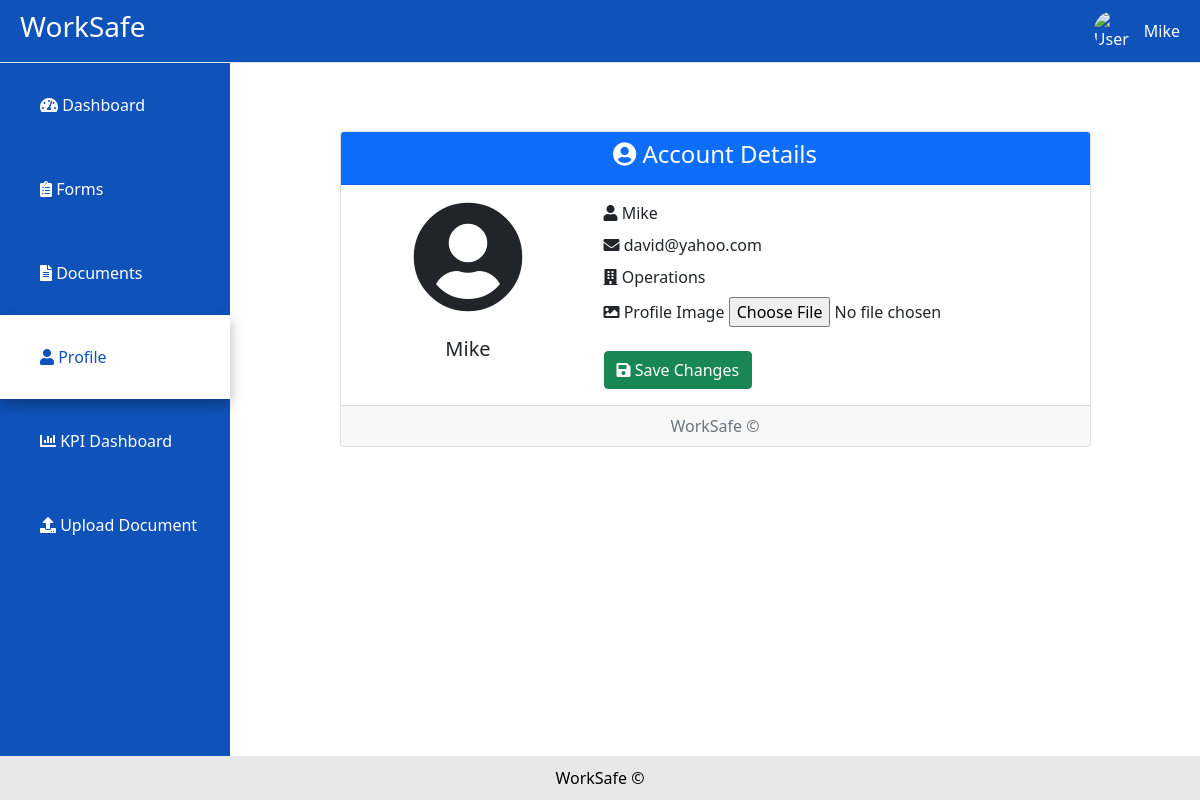
The app's page /users/account/ (signed in) with its own data.
### users/models.py (models this page shows)
class User(AbstractUser):
    DEPARTMENT_CHOICES = [
        ('Operations', 'Operations'),
        ('Finance', 'Finance'),
        ('Stores', 'Stores'),
        ('HSSE', 'HSSE'),
        ('MD', 'MD'),
    ]
    department = models.CharField(max_length=20, choices=DEPARTMENT_CHOICES)
    is_approved = models.BooleanField(default=False)
    is_manager = models.BooleanField(default=False)
    profile_picture = models.ImageField(upload_to='profile_pictures/', null=True, blank=True)

### users/views.py (the view)
# urls.py: path('account/', account, name='account'),
@login_required
def account(request):
    if request.method == 'POST':
        form = ProfilePictureForm(request.POST, request.FILES, instance=request.user)
        if form.is_valid():
            form.save()
            return redirect('account')
    else:
        form = ProfilePictureForm(instance=request.user)
    return render(request, 'users/account.html', {'form': form})

### users/forms.py
class ProfilePictureForm(forms.ModelForm):
    class Meta:
        model = User
        fields = ['profile_picture']

### templates/users/account.html (shortened to what this page needs)
{% extends '../base.html' %}
{% load static %}
{% block content %}
<div class="container mt-5">
    <div class="row justify-content-center">
        <div class="col-md-10">
            <div class="card">
                <div class="card-header bg-primary text-white text-center">
                    <h4><i class="fas fa-user-circle"></i> Account Details</h4>
                </div>
                <div class="card-body">
                    <div class="row">
                        <div class="col-md-4 text-center">
                            {% if user.profile_picture %}
                                <img src="{{ user.profile_picture.url }}" alt="Profile Picture" class="rounded-circle img-thumbnail mb-3" width="150" height="150">
                            {% else %}
                                <i class="fas fa-user-circle fa-7x mb-3"></i>
                            {% endif %}
                            <h5 class="mt-2">{{ user.username }}</h5>
                        </div>
                        <div class="col-md-8">
                            <form method="post" enctype="multipart/form-data">
                                <div class="form-group mb-2">
                                    <label for="id_username"><i class="fas fa-user"></i> {{ user.username }}</label>
                                </div>
                                <div class="form-group mb-2">
                                    <label for="id_email"><i class="fas fa-envelope"></i> {{ user.email }}</label>
                                </div>
                                  <div class="form-group mb-2">
                                    <label for="id_department"><i class="fas fa-building"></i> {{ user.department }}</label>
                                </div>
                                <div class="form-group">
                                    <label for="id_profile_picture"><i class="fas fa-image"></i> Profile Image</label>
                                    {{ form.profile_picture }}
                                </div>
                                <button type="submit" class="btn btn-success btn-block mt-4"><i class="fas fa-save"></i> Save Changes</button>
                            </form>
                        </div>
                    </div>
                </div>
                <div class="card-footer text-muted text-center">
                    WorkSafe © {{ current_year }}
                </div>
            </div>
        </div>
    </div>
</div>
{% endblock %}

### templates/base.html (shortened to what this page needs)
{% load static %}
<!DOCTYPE html>
<html lang="en">
<head>
    <link rel="stylesheet" href="{% static 'css/bootstrap.min.css' %}">
    <link rel="stylesheet" href="https://cdnjs.cloudflare.com/ajax/libs/font-awesome/5.15.3/css/all.min.css">
</head>
<body>
    <div class="header">
        <h3>WorkSafe</h3>
        <div class="user-info">
            <img src="{% if request.user.profile_picture %}{{ request.user.profile_picture.url }}{% else %}{% static 'images/default_avatar.png' %}{% endif %}" alt="User Avatar">
            <span>{{ request.user.username }}</span>
        </div>
    </div>
    <div class="wrapper">
        <div class="sidebar">
            <div class="sidebar">
                <a href="{% url 'dashboard' %}" class="{% if request.resolver_match.url_name == 'dashboard' %}active{% endif %}"><i class="fas fa-tachometer-alt"></i> Dashboard</a>
                <a href="{% url 'form_list' %}" class="{% if request.resolver_match.url_name == 'form_list' %}active{% endif %}"><i class="fas fa-clipboard-list"></i> Forms</a>
                <a href="{% url 'document_categories' %}" class="{% if request.resolver_match.url_name == 'document_categories' %}active{% endif %}"><i class="fas fa-file-alt"></i> Documents</a>
                <a href="{% url 'account' %}" class="{% if request.resolver_match.url_name == 'account' %}active{% endif %}"><i class="fas fa-user"></i> Profile</a>
                <a href="{% url 'kpi_dashboard' %}" class="{% if request.resolver_match.url_name == 'kpi_dashboard' %}active{% endif %}"><i class="fas fa-chart-bar"></i> KPI Dashboard</a>
                <a href="{% url 'upload_document' %}" class="{% if request.resolver_match.url_name == 'upload_document' %}active{% endif %}"><i class="fas fa-upload"></i> Upload Document</a>
            </div>
        </div>
        <div class="content">
            {% block content %}
            {% endblock %}
        </div>
    </div>
    <div class="footer">
        WorkSafe &copy; {{ current_year }}
    </div>
</body>
</html>

### templates/base.html (style rules this page uses)
body { display: flex; min-height: 100vh; flex-direction: column; background-color: #f8f9fa; }
a { width: 100%; }
.wrapper { display: flex; flex: 1; width: 100%; background-color: #FFFFFF; }
.sidebar { width: 230px; background: #0F52BA; color: #fff; }
.sidebar a { color: #fff; width: 230px; text-decoration: none; display: block; padding-left: 40px; padding-top: 30px; padding-bottom: 30px; transition: transform 0.2s, box-shadow 0.2s; }
.sidebar a.active { background: #FFFFFF; color: #0F52BA; box-shadow: 0 6px 12px rgba(0, 0, 0, 0.3); }
.content { flex: 1; padding: 20px; }
.header { background: #0F52BA; color: #fff; padding: 10px 20px; display: flex; justify-content: space-between; align-items: center; border-bottom: 1px solid #dee2e6; box-shadow: 0 4px 6px -4px rgba(0, 0, 0, 0.3); }
.header .user-info { display: flex; align-items: center; position: relative; }
.header .user-info img { border-radius: 50%; width: 40px; height: 40px; object-fit: cover; margin-right: 10px; }
.footer { background: #E8E8E8; color: #000000; text-align: center; padding: 10px 0; margin-top: auto; }

### records on screen
User: user.username "Mike", username "Mike", email "david@yahoo.com", department "Operations"
